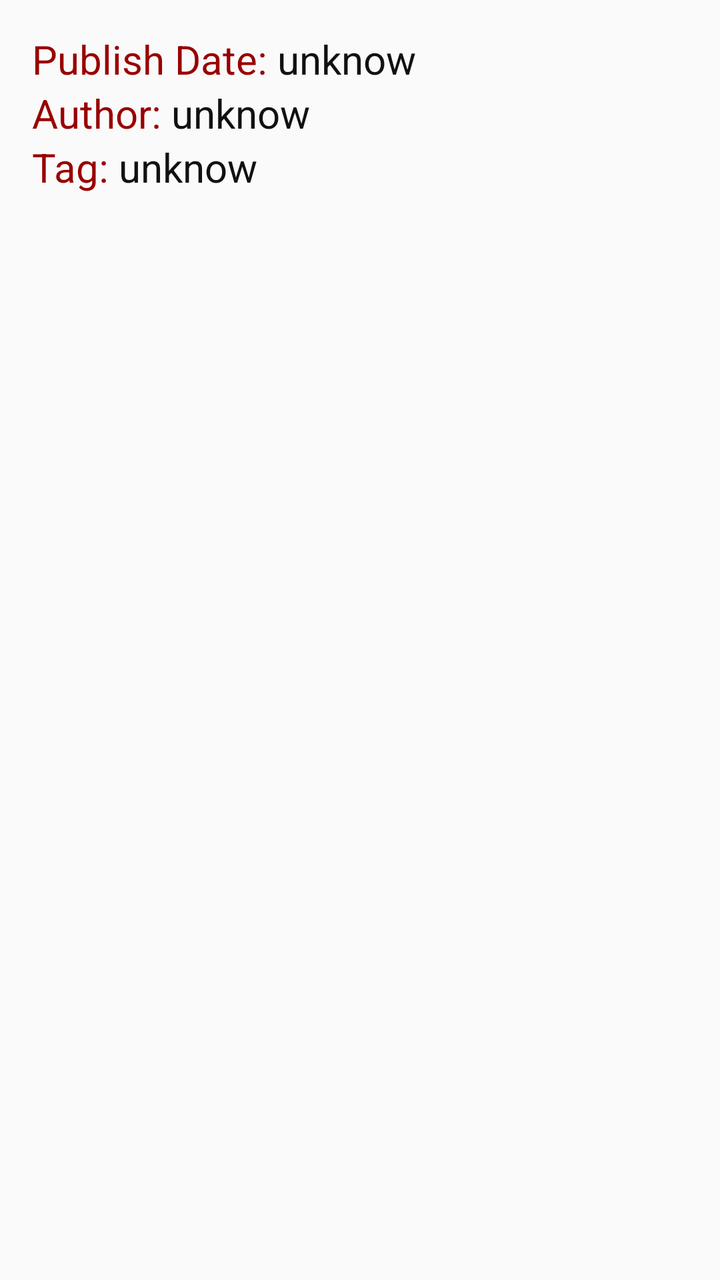
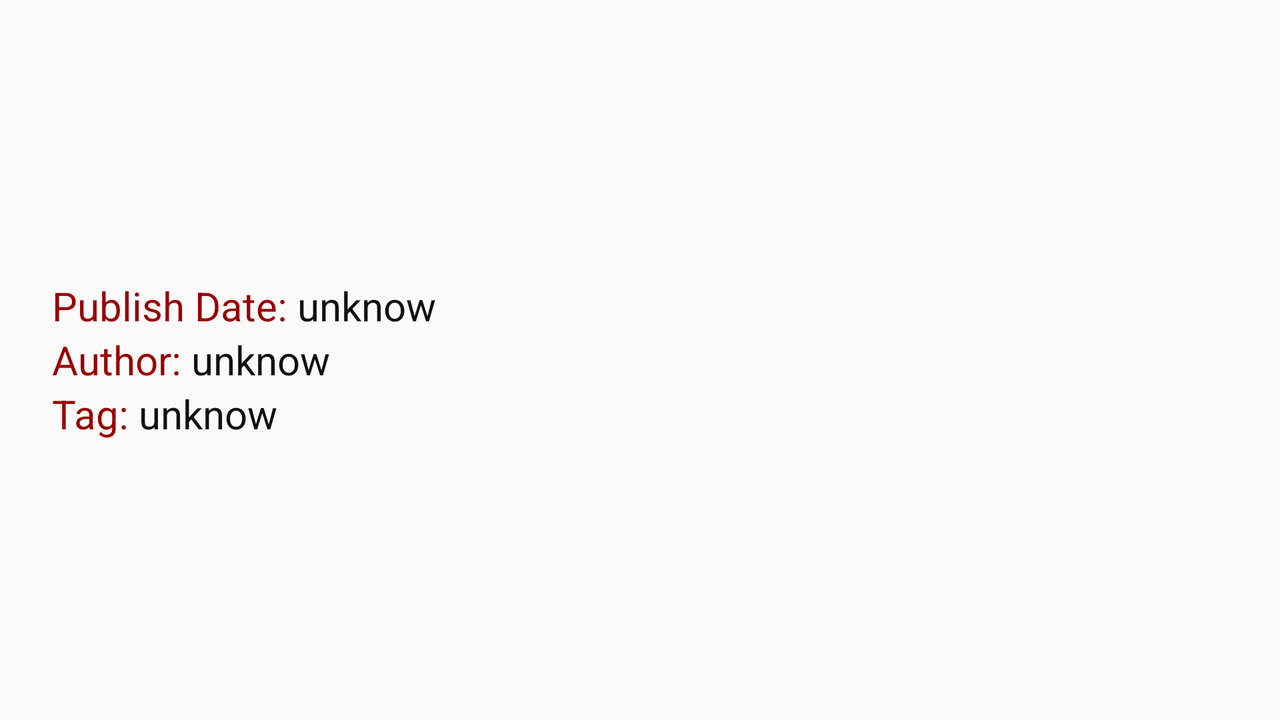

An Android layout and its configuration variant, each rendered on a device that would load it. The default file and the variant file are quoted in full after the pictures.
<!-- AndroidManifest.xml: activity theme AppTheme.NoActionBar -->
<!-- res/layout/fragment_detail.xml -->
<RelativeLayout xmlns:android="http://schemas.android.com/apk/res/android"
    xmlns:tools="http://schemas.android.com/tools"
    android:layout_width="match_parent"
    android:layout_height="match_parent"
    android:paddingBottom="@dimen/activity_vertical_margin"
    android:paddingLeft="@dimen/activity_horizontal_margin"
    android:paddingRight="@dimen/activity_horizontal_margin"
    android:paddingTop="@dimen/activity_vertical_margin"
    tools:context="com.feedInstagram.DetailActivity$PlaceholderFragment">


    <LinearLayout
        android:id="@+id/layout_publish"
        android:orientation="horizontal"
        android:layout_width="wrap_content"
        android:layout_height="wrap_content">

        <TextView
            android:layout_width="wrap_content"
            android:text="@string/publish_date"
            android:textColor="@color/red"
            android:textSize="20sp"
            android:layout_height="wrap_content" />

        <TextView
            android:id="@+id/textview_publish"
            android:layout_width="wrap_content"
            android:text="@string/unknow"
            android:textColor="@color/black"
            android:textSize="20sp"
            android:layout_marginLeft="5dp"
            android:layout_height="wrap_content" />

    </LinearLayout>

    <LinearLayout
        android:layout_below="@+id/layout_publish"
        android:id="@+id/layout_author"
        android:orientation="horizontal"
        android:layout_width="wrap_content"
        android:layout_height="wrap_content">

        <TextView
            android:layout_width="wrap_content"
            android:text="@string/author"
            android:textColor="@color/red"
            android:textSize="20sp"
            android:layout_height="wrap_content" />

        <TextView
            android:id="@+id/textview_author"
            android:layout_width="wrap_content"
            android:text="@string/unknow"
            android:textColor="@color/black"
            android:textSize="20sp"
            android:layout_marginLeft="5dp"
            android:layout_height="wrap_content" />

    </LinearLayout>

    <LinearLayout
        android:layout_below="@+id/layout_author"
        android:id="@+id/layout_tag"
        android:orientation="horizontal"
        android:layout_width="wrap_content"
        android:layout_height="wrap_content">

        <TextView
            android:layout_width="wrap_content"
            android:text="@string/tag"
            android:textColor="@color/red"
            android:textSize="20sp"
            android:layout_height="wrap_content" />

        <TextView
            android:id="@+id/textview_tags"
            android:layout_width="wrap_content"
            android:text="@string/unknow"
            android:textColor="@color/black"
            android:textSize="20sp"
            android:layout_marginLeft="5dp"
            android:layout_height="wrap_content" />

    </LinearLayout>


    <ImageView
        android:id="@+id/imageview_detail"
        android:layout_marginTop="20dp"
        android:layout_below="@+id/layout_tag"
        android:contentDescription="@string/app_name"
        android:scaleType="centerCrop"
        android:layout_centerHorizontal="true"
        android:layout_width="wrap_content"
        android:layout_height="wrap_content" />

</RelativeLayout>
<!-- resources referenced by this layout -->
<resources>
  <color name="black">#111111</color>
  <color name="red">#990000</color>
  <dimen name="activity_horizontal_margin">16dp</dimen>
  <dimen name="activity_vertical_margin">16dp</dimen>
  <string name="app_name">MyGalleryApp</string>
  <string name="author">Author:</string>
  <string name="publish_date">Publish Date:</string>
  <string name="tag">Tag:</string>
  <string name="unknow">unknow</string>
  <style name="AppTheme.NoActionBar">
          <item name="windowActionBar">false</item>
          <item name="windowNoTitle">true</item>
      </style>
</resources>
<!-- res/layout-land/fragment_detail.xml (the repository's variant of the layout above) -->
<!-- drawn on the phone turned sideways -->
<RelativeLayout xmlns:android="http://schemas.android.com/apk/res/android"
    xmlns:tools="http://schemas.android.com/tools"
    android:layout_width="match_parent"
    android:layout_height="match_parent"
    android:paddingBottom="@dimen/activity_vertical_margin"
    android:paddingLeft="@dimen/activity_horizontal_margin"
    android:paddingRight="@dimen/activity_horizontal_margin"
    android:paddingTop="@dimen/activity_vertical_margin"
    tools:context="com.feedInstagram.DetailActivity$PlaceholderFragment">

    <RelativeLayout
        android:id="@+id/relative_info"
        android:layout_width="wrap_content"
        android:layout_centerVertical="true"
        android:padding="10dp"
        android:layout_height="wrap_content">

        <LinearLayout
            android:id="@+id/layout_publish"
            android:orientation="horizontal"
            android:layout_width="wrap_content"
            android:layout_height="wrap_content">

            <TextView
                android:layout_width="wrap_content"
                android:text="@string/publish_date"
                android:textColor="@color/red"
                android:textSize="20sp"
                android:layout_height="wrap_content" />

            <TextView
                android:id="@+id/textview_publish"
                android:layout_width="wrap_content"
                android:text="@string/unknow"
                android:textColor="@color/black"
                android:textSize="20sp"
                android:layout_marginLeft="5dp"
                android:layout_height="wrap_content" />

        </LinearLayout>

        <LinearLayout
            android:layout_below="@+id/layout_publish"
            android:id="@+id/layout_author"
            android:orientation="horizontal"
            android:layout_width="wrap_content"
            android:layout_height="wrap_content">

            <TextView
                android:layout_width="wrap_content"
                android:text="@string/author"
                android:textColor="@color/red"
                android:textSize="20sp"
                android:layout_height="wrap_content" />

            <TextView
                android:id="@+id/textview_author"
                android:layout_width="wrap_content"
                android:text="@string/unknow"
                android:textColor="@color/black"
                android:textSize="20sp"
                android:layout_marginLeft="5dp"
                android:layout_height="wrap_content" />

        </LinearLayout>

        <LinearLayout
            android:layout_below="@+id/layout_author"
            android:id="@+id/layout_tag"
            android:orientation="horizontal"
            android:layout_width="wrap_content"
            android:layout_height="wrap_content">

            <TextView
                android:layout_width="wrap_content"
                android:text="@string/tag"
                android:textColor="@color/red"
                android:textSize="20sp"
                android:layout_height="wrap_content" />

            <TextView
                android:id="@+id/textview_tags"
                android:layout_width="wrap_content"
                android:text="@string/unknow"
                android:textColor="@color/black"
                android:textSize="20sp"
                android:layout_marginLeft="5dp"
                android:layout_height="wrap_content" />

        </LinearLayout>
    </RelativeLayout>


    <ImageView
        android:id="@+id/imageview_detail"
        android:layout_marginTop="20dp"
        android:layout_toRightOf="@+id/relative_info"
        android:contentDescription="@string/app_name"
        android:scaleType="centerCrop"
        android:layout_centerHorizontal="true"
        android:layout_width="wrap_content"
        android:layout_height="wrap_content" />

</RelativeLayout>
